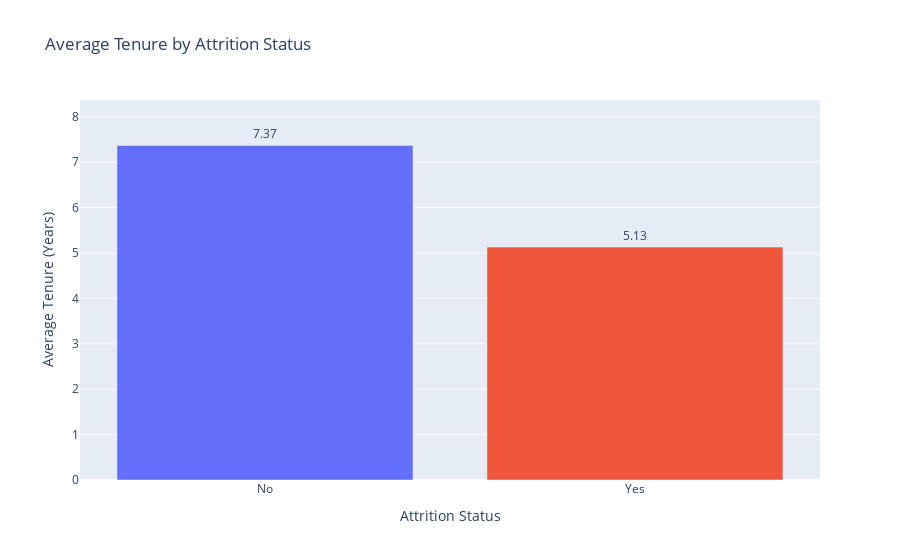

The code cell stored with this chart in its notebook:
### Markdown cell above
#### Visualize Answer Q7

The bar chart below compares the **average tenure (Years at Company)** of employees who left the company versus those who stayed.  
This visualization highlights that employees who left generally had a **shorter tenure** compared to employees who remained, providing insights into workforce retention trends.

### Code cell
# Create bar chart
fig = px.bar(
    avg_tenure_pandas,
    x='Attrition',
    y='AverageTenure',
    text='AverageTenure',
    color='Attrition',
    title='Average Tenure by Attrition Status',
    labels={'AverageTenure': 'Average Tenure (Years)', 'Attrition': 'Attrition Status'},
    color_discrete_map={'Yes':'#EF553B','No':'#636EFA'}  # optional: red for Yes, blue for No
)

# Show values on top of bars
fig.update_traces(texttemplate='%{text:.2f}', textposition='outside')

# Layout adjustments
fig.update_layout(yaxis_range=[0, avg_tenure_pandas['AverageTenure'].max() + 1], showlegend=False)

fig.show()

### Figure 1 — Plotly figure (JSON) as saved in the notebook; plotly's stock layout.template omitted (floating-point values rounded to 4 significant figures)
{"data": [{"alignmentgroup": "True", "hovertemplate": "Attrition Status=%{x}<br>Average Tenure (Years)=%{text}<extra></extra>", "legendgroup": "No", "marker": {"color": "#636EFA", "pattern": {"shape": ""}}, "name": "No", "offsetgroup": "No", "orientation": "v", "showlegend": true, "text": [7.37], "textposition": "outside", "texttemplate": "%{text:.2f}", "type": "bar", "x": ["No"], "xaxis": "x", "y": [7.37], "yaxis": "y"}, {"alignmentgroup": "True", "hovertemplate": "Attrition Status=%{x}<br>Average Tenure (Years)=%{text}<extra></extra>", "legendgroup": "Yes", "marker": {"color": "#EF553B", "pattern": {"shape": ""}}, "name": "Yes", "offsetgroup": "Yes", "orientation": "v", "showlegend": true, "text": [5.13], "textposition": "outside", "texttemplate": "%{text:.2f}", "type": "bar", "x": ["Yes"], "xaxis": "x", "y": [5.13], "yaxis": "y"}], "layout": {"barmode": "relative", "legend": {"title": {"text": "Attrition Status"}, "tracegroupgap": 0}, "showlegend": false, "title": {"text": "Average Tenure by Attrition Status"}, "xaxis": {"anchor": "y", "categoryarray": ["No", "Yes"], "categoryorder": "array", "domain": [0, 1], "title": {"text": "Attrition Status"}}, "yaxis": {"anchor": "x", "domain": [0, 1], "range": [0, 8.37], "title": {"text": "Average Tenure (Years)"}}}}
